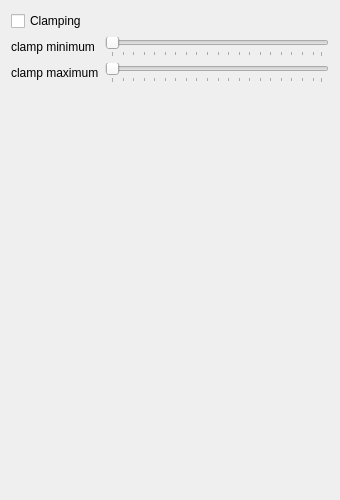
<?xml version="1.0" encoding="UTF-8"?>
<ui version="4.0">
 <class>VisualizationSettingsPane</class>
 <widget class="QWidget" name="VisualizationSettingsPane">
  <property name="geometry">
   <rect>
    <x>0</x>
    <y>0</y>
    <width>340</width>
    <height>500</height>
   </rect>
  </property>
  <property name="minimumSize">
   <size>
    <width>340</width>
    <height>500</height>
   </size>
  </property>
  <property name="windowTitle">
   <string>Form</string>
  </property>
  <layout class="QFormLayout" name="formLayout">
   <property name="labelAlignment">
    <set>Qt::AlignLeading|Qt::AlignLeft|Qt::AlignVCenter</set>
   </property>
   <property name="formAlignment">
    <set>Qt::AlignLeading|Qt::AlignLeft|Qt::AlignTop</set>
   </property>
   <item row="0" column="0">
    <widget class="QCheckBox" name="clampingCheckBox">
     <property name="text">
      <string>Clamping</string>
     </property>
    </widget>
   </item>
   <item row="1" column="0">
    <widget class="QLabel" name="clampingMinimumLabel">
     <property name="text">
      <string>clamp minimum</string>
     </property>
    </widget>
   </item>
   <item row="2" column="0">
    <widget class="QLabel" name="clampingMaximumLabel">
     <property name="text">
      <string>clamp maximum</string>
     </property>
    </widget>
   </item>
   <item row="1" column="1">
    <widget class="QSlider" name="clampingMinimumSlider">
     <property name="orientation">
      <enum>Qt::Horizontal</enum>
     </property>
     <property name="tickPosition">
      <enum>QSlider::TicksBelow</enum>
     </property>
     <property name="tickInterval">
      <number>5</number>
     </property>
    </widget>
   </item>
   <item row="2" column="1">
    <widget class="QSlider" name="clampingMaximumSlider">
     <property name="orientation">
      <enum>Qt::Horizontal</enum>
     </property>
     <property name="tickPosition">
      <enum>QSlider::TicksBelow</enum>
     </property>
     <property name="tickInterval">
      <number>5</number>
     </property>
    </widget>
   </item>
  </layout>
 </widget>
 <resources/>
 <connections/>
</ui>
